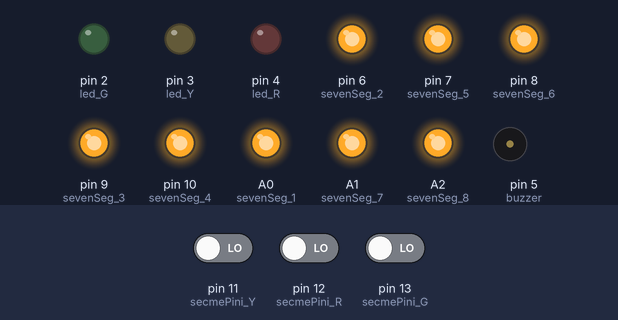
Bench run of a sketch on a simulated Arduino Uno, built with avr-gcc and run on an emulated ATmega328P. Shown: output pins drawn as LEDs (lit = HIGH), buzzer (waves = sounding, pin HIGH). Inputs (shaded band) come from the test bench; at power-on: pin 11 (secmePini_Y) LOW, pin 12 (secmePini_R) LOW, pin 13 (secmePini_G) LOW. Random numbers use the default seed unless the sketch sets one.

Above: at 1.2 s.
1.3 s: pin 11 (secmePini_Y) driven HIGH and pin 12 (secmePini_R) driven HIGH and pin 13 (secmePini_G) driven HIGH
At 2.2 s:
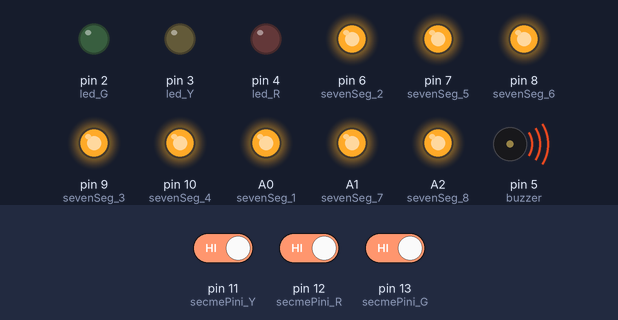
At 6.2 s:
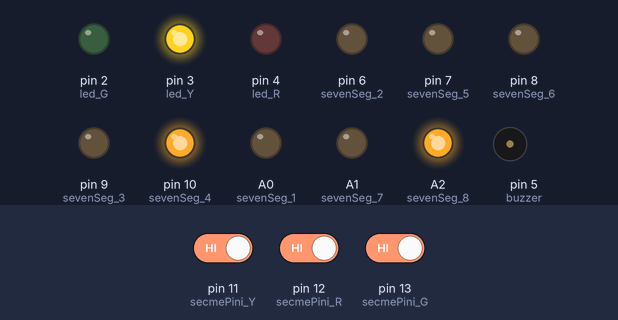
Timing chart, 0 to 35.4 s (numbered marks = the images above; inputs shaded):
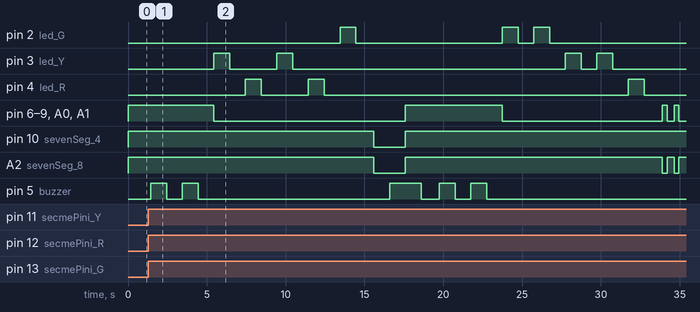

Measured:
- after the input at 1.3 s, pin 2 (led_G): goes HIGH 1.0 s, LOW 9.3 s, HIGH 1.0 s, LOW 1.0 s, HIGH 1.0 s, then LOW, starting after 12.2 s; pin 3 (led_Y): LOW → HIGH after 4.2 s, → LOW 1.0 s later, → HIGH 3.0 s later, → LOW 1.0 s later, … (8 changes in this stretch)

The sketch:

sketch_may14a.ino
```cpp
int led_G = 2;
int led_R = 4;
int led_Y =3;
int buzzer=5;
int secmePini_G = 13;
int secmePini_R = 12;
int secmePini_Y = 11;
int secmebutonu_G=0;
int secmebutonu_R=0;
int secmebutonu_Y=0;

int sevenSeg_4 = 10;
int sevenSeg_3 = 9;
int sevenSeg_6 = 8;
int sevenSeg_5 = 7;
int sevenSeg_2 = 6;
int sevenSeg_1 = A0;
int sevenSeg_7 = A1;
int sevenSeg_8 = A2;

int randomGen = A3;

int comArr[20];
int level=0;

int startGame_1=0;
int startGame_2=0;
int startGame_3=0;

int gameStart=0;
int inGame=0;

int totalDelay=1000;
int totalLed=0;

int buttonCounter=0;

void setup() {
  // put your setup code here, to run once:

  pinMode(led_G, OUTPUT);
  pinMode(led_R, OUTPUT);
  pinMode(led_Y, OUTPUT);
  pinMode(buzzer,OUTPUT);
  pinMode(secmePini_G,INPUT);
  pinMode(secmePini_R,INPUT);
  pinMode(secmePini_Y,INPUT);
  pinMode(sevenSeg_1, OUTPUT);
  pinMode(sevenSeg_2, OUTPUT);
  pinMode(sevenSeg_3, OUTPUT);
  pinMode(sevenSeg_4, OUTPUT);
  pinMode(sevenSeg_5, OUTPUT);
  pinMode(sevenSeg_6, OUTPUT);
  pinMode(sevenSeg_7, OUTPUT);
  pinMode(sevenSeg_8, OUTPUT);

  pinMode(randomGen,INPUT);

  randomSeed(analogRead(randomGen));

  Serial.begin(9600);

}

void loop() {
  // put your main code here, to run repeatedly:

   if(digitalRead(secmePini_G)==HIGH){
   delay(50);
   if(digitalRead(secmePini_G)==HIGH){secmebutonu_G=1;}
    }
    else{secmebutonu_G=0;}

    if(digitalRead(secmePini_R)==HIGH){
   delay(50);
   if(digitalRead(secmePini_R)==HIGH){secmebutonu_R=1;}
    }
    else{secmebutonu_R=0;}

    if(digitalRead(secmePini_Y)==HIGH){
   delay(50);
   if(digitalRead(secmePini_Y)==HIGH){secmebutonu_Y=1;}
    }
    else{secmebutonu_Y=0;}


    if(secmebutonu_G == 1&&gameStart == 0){startGame_1=1;secmebutonu_G=0;}
    if(secmebutonu_R == 1&&gameStart == 0){startGame_2=1;secmebutonu_R=0;}
    if(secmebutonu_Y == 1&&gameStart == 0){startGame_3=1;secmebutonu_Y=0;}


    if(startGame_1 == 1 && startGame_2 == 1 && startGame_3 == 1){

      gameStart=1;
      startGame_1=0;
      startGame_2=0;
      startGame_3=0;

    }

    if(gameStart==1 && inGame == 0){

      if(level <= 9){

      digitalWrite(buzzer, HIGH);
      delay(totalDelay);
      digitalWrite(buzzer, LOW);
      delay(totalDelay);
      digitalWrite(buzzer, HIGH);
      delay(totalDelay);
      digitalWrite(buzzer, LOW);
      delay(totalDelay);
      lightSpecSegment(level);
      setLevelParam();
      setRandLed();

      for(int i=0;i<totalLed;i++){

        lightLed(comArr[i]);

      }

      inGame=1;

      }else{
      totalDelay=200;
        for(int i = 0;i<10;i++){

      digitalWrite(buzzer, HIGH);
      delay(totalDelay);
      digitalWrite(buzzer, LOW);
      delay(totalDelay);

      lightLed(i%3);
      lightSpecSegment(i);
      delay(totalDelay);
      closeAllSegment();
      delay(totalDelay);

        }
      lightSpecSegment(9);
      delay(totalDelay);
      closeAllSegment();
      delay(totalDelay);
     lightSpecSegment(9);
      delay(totalDelay);
      closeAllSegment();
      delay(totalDelay);

        restartGame();

      }

    }


    if(inGame==1){

      if(buttonCounter == totalLed){

        inGame=0;
        level++;
        buttonCounter=0;

      }else
        if(secmebutonu_G==1){

        if(comArr[buttonCounter] == 0){

          lightSpecSegment(10);
          delay(300);
          lightSpecSegment(level);
          delay(300);


        buttonCounter++;
        }else{

          openAllSegment();
          delay(totalDelay);

      digitalWrite(buzzer, HIGH);
      delay(totalDelay);
          closeAllSegment();
          delay(totalDelay);
          digitalWrite(buzzer, LOW);
      delay(totalDelay);
          restartGame();
        }
        secmebutonu_G=0;

      }else if(secmebutonu_Y==1){

        if(comArr[buttonCounter] == 2){

           lightSpecSegment(10);
          delay(300);
          lightSpecSegment(level);
          delay(300);

          buttonCounter++;
        }else{

         openAllSegment();
          delay(totalDelay);

      digitalWrite(buzzer, HIGH);
      delay(totalDelay);
          closeAllSegment();
          delay(totalDelay);
          digitalWrite(buzzer, LOW);
      delay(totalDelay);
          restartGame();
        }


        secmebutonu_Y=0;

      }else if(secmebutonu_R==1){

        if(comArr[buttonCounter] == 1){

           lightSpecSegment(10);
          delay(300);
          lightSpecSegment(level);
          delay(300);

           buttonCounter++;
        }else{

         openAllSegment();
          delay(totalDelay);

      digitalWrite(buzzer, HIGH);
      delay(totalDelay);
          closeAllSegment();
          delay(totalDelay);
          digitalWrite(buzzer, LOW);
      delay(totalDelay);
          restartGame();

        }


        secmebutonu_R=0;

      }

    }


    if(gameStart==0){
    closeAllSegment();
    }


}

void closeAllSegment(){

  digitalWrite(sevenSeg_1, HIGH);
  digitalWrite(sevenSeg_2, HIGH);
  digitalWrite(sevenSeg_3, HIGH);
  digitalWrite(sevenSeg_4, HIGH);
  digitalWrite(sevenSeg_5, HIGH);
  digitalWrite(sevenSeg_6, HIGH);
  digitalWrite(sevenSeg_7, HIGH);
  digitalWrite(sevenSeg_8, HIGH);

}

void openAllSegment(){

  digitalWrite(sevenSeg_1, LOW);
  digitalWrite(sevenSeg_2, LOW);
  digitalWrite(sevenSeg_3, LOW);
  digitalWrite(sevenSeg_4, LOW);
  digitalWrite(sevenSeg_5, LOW);
  digitalWrite(sevenSeg_6, LOW);
  digitalWrite(sevenSeg_7, LOW);
  digitalWrite(sevenSeg_8, LOW);

}

void setRandLed(){

    for(int i=0;i<totalLed;i++){
       comArr[i] = random(0,3);
    }

}

void setLevelParam(){

  if(level==0){

    totalLed=5;
    totalDelay=1000;

  }else if(level==1){

    totalLed=6;
    totalDelay=1000;

  }else if(level==2){

    totalLed=7;
    totalDelay=1000;

  }else if(level==3){

    totalLed=8;
    totalDelay=1000;

  }else if(level==4){

    totalLed=9;
    totalDelay=1000;

  }else if(level==5){

    totalLed=10;
    totalDelay=1000;

  }else if(level==6){

    totalLed=10;
    totalDelay=900;

  }else if(level==7){

    totalLed=11;
    totalDelay=900;

  }else if(level==8){

    totalLed=11;
    totalDelay=800;

  }else if(level==9){

    totalLed=12;
    totalDelay=700;

  }

}

void restartGame(){

  gameStart = 0;
  inGame = 0;
  level = 0;
  buttonCounter =0;

}

void lightLed(int x){

  if(x == 0){

    digitalWrite(led_G,HIGH);
    delay(totalDelay);
    digitalWrite(led_G,LOW);
    delay(totalDelay);

  }else if(x == 1){

    digitalWrite(led_R, HIGH);
      delay(totalDelay);
      digitalWrite(led_R, LOW);
      delay(totalDelay);

  }else if(x == 2){

    digitalWrite(led_Y, HIGH);
      delay(totalDelay);
      digitalWrite(led_Y, LOW);
      delay(totalDelay);

  }

}

void lightSpecSegment(int x){

  if(x==0){

  digitalWrite(sevenSeg_1, LOW);
  digitalWrite(sevenSeg_2, LOW);
  digitalWrite(sevenSeg_3, LOW);
  digitalWrite(sevenSeg_4, HIGH);
  digitalWrite(sevenSeg_5, LOW);
  digitalWrite(sevenSeg_6, LOW);
  digitalWrite(sevenSeg_7, LOW);
  digitalWrite(sevenSeg_8, HIGH);

  }else if(x==1){

     digitalWrite(sevenSeg_1, HIGH);
  digitalWrite(sevenSeg_2, HIGH);
  digitalWrite(sevenSeg_3, HIGH);
  digitalWrite(sevenSeg_4, HIGH);
  digitalWrite(sevenSeg_5, LOW);
  digitalWrite(sevenSeg_6, HIGH);
  digitalWrite(sevenSeg_7, LOW);
  digitalWrite(sevenSeg_8, HIGH);

  }else if(x==2){

  digitalWrite(sevenSeg_1, LOW);
  digitalWrite(sevenSeg_2, LOW);
  digitalWrite(sevenSeg_3, HIGH);
  digitalWrite(sevenSeg_4, LOW);
  digitalWrite(sevenSeg_5, LOW);
  digitalWrite(sevenSeg_6, LOW);
  digitalWrite(sevenSeg_7, HIGH);
  digitalWrite(sevenSeg_8, HIGH);

  }else if(x==3){

   digitalWrite(sevenSeg_1, LOW);
  digitalWrite(sevenSeg_2, HIGH);
  digitalWrite(sevenSeg_3, HIGH);
  digitalWrite(sevenSeg_4, LOW);
  digitalWrite(sevenSeg_5, LOW);
  digitalWrite(sevenSeg_6, LOW);
  digitalWrite(sevenSeg_7, LOW);
  digitalWrite(sevenSeg_8, HIGH);

  }else if(x==4){

   digitalWrite(sevenSeg_1, HIGH);
  digitalWrite(sevenSeg_2, HIGH);
  digitalWrite(sevenSeg_3, LOW);
  digitalWrite(sevenSeg_4, LOW);
  digitalWrite(sevenSeg_5, LOW);
  digitalWrite(sevenSeg_6, HIGH);
  digitalWrite(sevenSeg_7, LOW);
  digitalWrite(sevenSeg_8, HIGH);

  }else if(x==5){

  digitalWrite(sevenSeg_1, LOW);
  digitalWrite(sevenSeg_2, HIGH);
  digitalWrite(sevenSeg_3, LOW);
  digitalWrite(sevenSeg_4, LOW);
  digitalWrite(sevenSeg_5, HIGH);
  digitalWrite(sevenSeg_6, LOW);
  digitalWrite(sevenSeg_7, LOW);
  digitalWrite(sevenSeg_8, HIGH);

  }else if(x==6){

     digitalWrite(sevenSeg_1, LOW);
  digitalWrite(sevenSeg_2, LOW);
  digitalWrite(sevenSeg_3, LOW);
  digitalWrite(sevenSeg_4, LOW);
  digitalWrite(sevenSeg_5, HIGH);
  digitalWrite(sevenSeg_6, LOW);
  digitalWrite(sevenSeg_7, LOW);
  digitalWrite(sevenSeg_8, HIGH);

  }else if(x==7){

     digitalWrite(sevenSeg_1, HIGH);
  digitalWrite(sevenSeg_2, HIGH);
  digitalWrite(sevenSeg_3, HIGH);
  digitalWrite(sevenSeg_4, HIGH);
  digitalWrite(sevenSeg_5, LOW);
  digitalWrite(sevenSeg_6, LOW);
  digitalWrite(sevenSeg_7, LOW);
  digitalWrite(sevenSeg_8, HIGH);

  }else if(x==8){

     digitalWrite(sevenSeg_1, LOW);
  digitalWrite(sevenSeg_2, LOW);
  digitalWrite(sevenSeg_3, LOW);
  digitalWrite(sevenSeg_4, LOW);
  digitalWrite(sevenSeg_5, LOW);
  digitalWrite(sevenSeg_6, LOW);
  digitalWrite(sevenSeg_7, LOW);
  digitalWrite(sevenSeg_8, HIGH);

  }else if(x==9){

     digitalWrite(sevenSeg_1, LOW);
  digitalWrite(sevenSeg_2, HIGH);
  digitalWrite(sevenSeg_3, LOW);
  digitalWrite(sevenSeg_4, LOW);
  digitalWrite(sevenSeg_5, LOW);
  digitalWrite(sevenSeg_6, LOW);
  digitalWrite(sevenSeg_7, LOW);
  digitalWrite(sevenSeg_8, HIGH);

  }else if(x==10){

    digitalWrite(sevenSeg_1, HIGH);
  digitalWrite(sevenSeg_2, HIGH);
  digitalWrite(sevenSeg_3, HIGH);
  digitalWrite(sevenSeg_4, HIGH);
  digitalWrite(sevenSeg_5, HIGH);
  digitalWrite(sevenSeg_6, HIGH);
  digitalWrite(sevenSeg_7, HIGH);
  digitalWrite(sevenSeg_8, LOW);

  }

}
```
